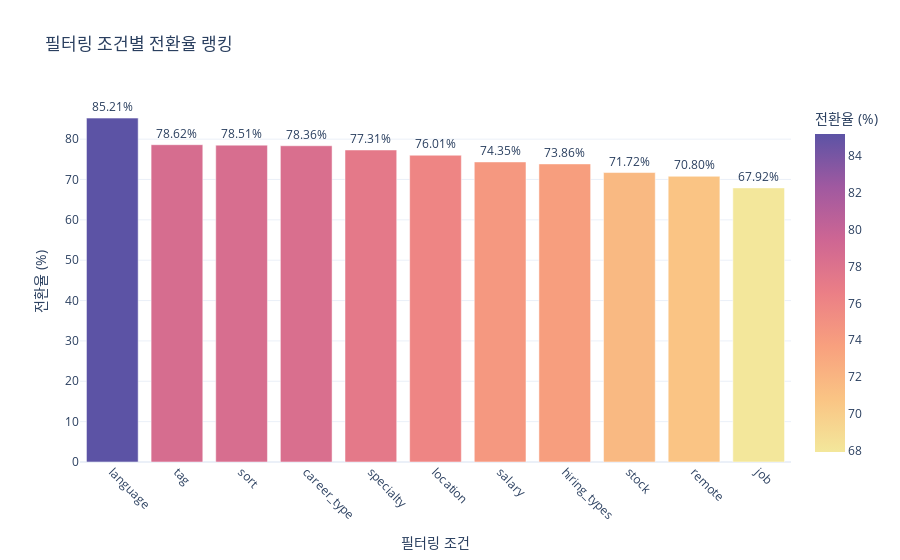

Notebook code for this chart:
### Markdown cell above
#### 6-4-3. 필터링 조건별 전환율 랭킹 시각화

- 각 필터링 조건에 따른 **전환율**을 내림차순으로 정렬하여 바 그래프로 표시한 것임

- 각 필터 조건에 대해 사용자가 조회 이후 지원서 제출로 이어지는 비율을 시각적으로 파악할 수 있게 구성함

- **필터링 조건**
    - x축에는 분석에 사용된 각 필터 조건이 표시되어 있으며, 이로써 전환율이 높은 필터를 쉽게 비교 가능함
- **전환율 (%)**
    - y축에는 전환율이 %로 표시되어, 바 그래프의 높이로 각 필터 조건의 전환율을 시각적으로 표현
- **순위 표시**
    - 각 필터 조건별 전환율 순위를 텍스트로 추가하여, 조건별 전환율의 우선순위를 쉽게 이해할 수 있도록 함

### Code cell
# 전환율 기준으로 내림차순 정렬 및 순위 매기기
results_df = results_df.sort_values(by='전환율 (%)', ascending=False).reset_index(drop=True)
results_df['순위'] = results_df.index + 1  # 순위 컬럼 추가

# 전환율 시각화
fig = px.bar(
    results_df,
    x='필터링 조건',
    y='전환율 (%)',
    text='전환율 (%)',  # text를 '전환율 (%)'로 수정
    title='필터링 조건별 전환율 랭킹',
    labels={'필터링 조건': '필터링 조건', '전환율 (%)': '전환율 (%)'},
    color='전환율 (%)',
    color_continuous_scale=px.colors.sequential.Sunset
)

# 텍스트 표시 및 레이아웃 조정
fig.update_traces(texttemplate='%{text:.2f}%', textposition='outside')
fig.update_layout(
    xaxis=dict(title='필터링 조건', tickangle=45),
    yaxis=dict(title='전환율 (%)'),
    template='plotly_white'
)

fig.show()

### Figure 1 — Plotly figure (JSON) as saved in the notebook; plotly's stock layout.template omitted (floating-point values rounded to 4 significant figures)
{"data": [{"alignmentgroup": "True", "hovertemplate": "필터링 조건=%{x}<br>전환율 (%)=%{marker.color}<extra></extra>", "legendgroup": "", "marker": {"color": [85.21, 78.62, 78.51, 78.36, 77.31, 76.01, 74.35, 73.86, 71.72, 70.8, 67.92], "coloraxis": "coloraxis", "pattern": {"shape": ""}}, "name": "", "offsetgroup": "", "orientation": "v", "showlegend": false, "text": [85.21, 78.62, 78.51, 78.36, 77.31, 76.01, 74.35, 73.86, 71.72, 70.8, 67.92], "textposition": "outside", "texttemplate": "%{text:.2f}%", "type": "bar", "x": ["language", "tag", "sort", "career_type", "specialty", "location", "salary", "hiring_types", "stock", "remote", "job"], "xaxis": "x", "y": [85.21, 78.62, 78.51, 78.36, 77.31, 76.01, 74.35, 73.86, 71.72, 70.8, 67.92], "yaxis": "y"}], "layout": {"barmode": "relative", "coloraxis": {"colorbar": {"title": {"text": "전환율 (%)"}}, "colorscale": [[0, "rgb(243, 231, 155)"], [0.1667, "rgb(250, 196, 132)"], [0.3333, "rgb(248, 160, 126)"], [0.5, "rgb(235, 127, 134)"], [0.6667, "rgb(206, 102, 147)"], [0.8333, "rgb(160, 89, 160)"], [1, "rgb(92, 83, 165)"]]}, "legend": {"tracegroupgap": 0}, "title": {"text": "필터링 조건별 전환율 랭킹"}, "xaxis": {"anchor": "y", "domain": [0, 1], "tickangle": 45, "title": {"text": "필터링 조건"}}, "yaxis": {"anchor": "x", "domain": [0, 1], "title": {"text": "전환율 (%)"}}}}
